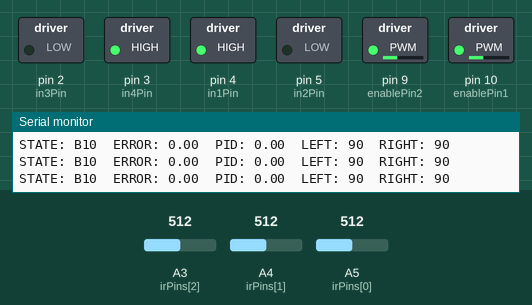
Bench run of a sketch on a simulated Arduino Uno, built with avr-gcc and run on an emulated ATmega328P. On the bench: switched loads named in the sketch (green lamp = pin HIGH), the last lines printed to the serial monitor. The inputs (shaded band) are chosen by the test bench; at power-on: A3 (irPins[2]) = 512, A4 (irPins[1]) = 512, A5 (irPins[0]) = 512.

Above: at 1.2 s.
1.3 s: A3 (irPins[2]) set to 553
4.3 s: A3 (irPins[2]) set to 579
At 5.3 s:
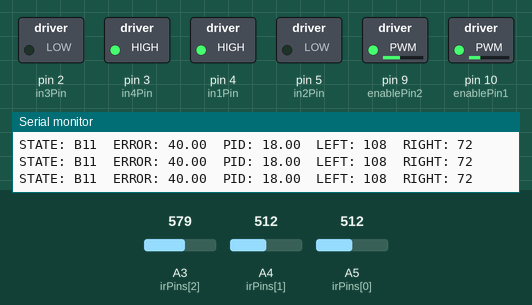
5.9 s: A4 (irPins[1]) set to 475
8.9 s: A4 (irPins[1]) set to 450
At 9.3 s:
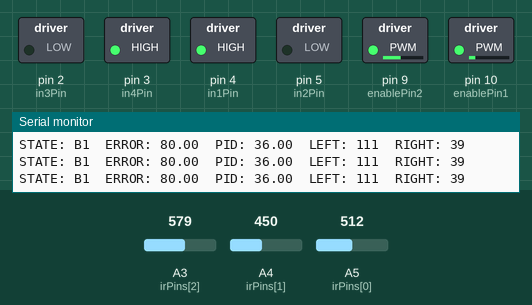
10.5 s: A4 (irPins[1]) set to 511
At 10.59 s:
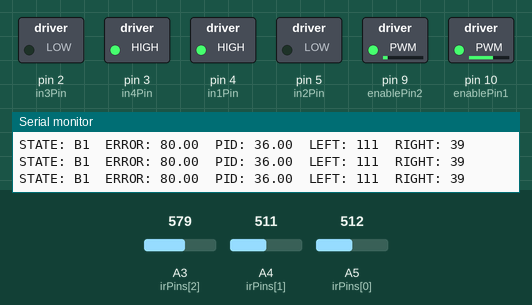
12.1 s: A5 (irPins[0]) set to 623
15.1 s: A5 (irPins[0]) set to 649
At 15.9 s:
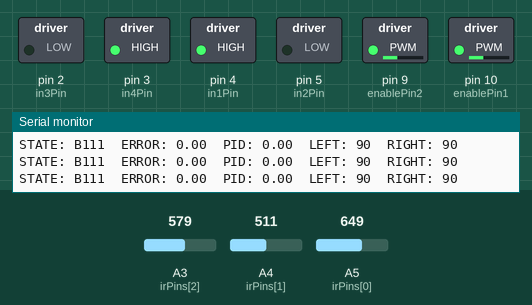
Timing chart, 0 to 18.1 s (numbered marks = the images above; inputs shaded):
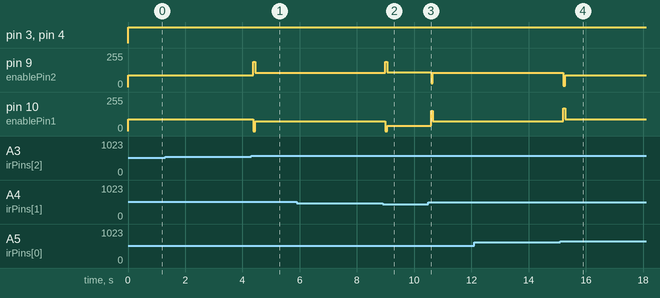

The sketch:

Lab0_IR_Tracking_Car_Project.ino
```cpp
/*
====================================================
三路红外循迹小车（PID高速灵敏版）
B000 ~ B111 状态机 + PID

优化内容：
1. 直线稳定
2. 转弯更灵敏
3. 大弯不冲线
4. 支持急弯/U弯
5. 保留状态机风格
6. 使用大范围 error
====================================================
*/

/*
====================================================
电机PWM引脚
====================================================
*/

int enablePin1 = 10;   // 右电机PWM
int enablePin2 = 9;    // 左电机PWM

/*
====================================================
电机方向引脚
====================================================
*/

int in1Pin = 4;   // 右电机方向1
int in2Pin = 5;   // 右电机方向2

int in3Pin = 2;   // 左电机方向1
int in4Pin = 3;   // 左电机方向2

/*
====================================================
红外引脚
左 中 右
====================================================
*/

const int irPins[3] = {A5, A4, A3};

/*
====================================================
threshold
根据你的实际传感器调节
====================================================
*/

int thresholds[3] =
{
    640,
    460,
    570
};

/*
====================================================
传感器状态
====================================================
*/

int irSensorDigital[3];
int irSensors = B000;

/*
====================================================
基础速度
====================================================
*/

int baseSpeed = 90;

/*
====================================================
PID参数
====================================================
*/

float Kp = 0.45;
float Ki = 0.00;
float Kd = 2.0;

/*
====================================================
PID变量
====================================================
*/

float error = 0;
float lastError = 0;

float integral = 0;
float derivative = 0;

float pid = 0;

/*
====================================================
电机速度
====================================================
*/

int leftMotorSpeed = 0;
int rightMotorSpeed = 0;

/*
====================================================
初始化
====================================================
*/

void setup()
{
    Serial.begin(9600);

    pinMode(enablePin1, OUTPUT);
    pinMode(enablePin2, OUTPUT);

    pinMode(in1Pin, OUTPUT);
    pinMode(in2Pin, OUTPUT);

    pinMode(in3Pin, OUTPUT);
    pinMode(in4Pin, OUTPUT);
}

/*
====================================================
主循环
====================================================
*/

void loop()
{
    Scan();

    CalculateError();

    PID_Control();

    Drive(leftMotorSpeed, rightMotorSpeed);

    delay(2);
}

/*
====================================================
扫描红外
====================================================
*/

void Scan()
{
    irSensors = B000;

    for (int i = 0; i < 3; i++)
    {
        int sensorValue =
            analogRead(irPins[i]);

        /*
        ====================================================
        黑线 = 1
        ====================================================
        */

        if (sensorValue >= thresholds[i])
        {
            irSensorDigital[i] = 1;
        }
        else
        {
            irSensorDigital[i] = 0;
        }

        /*
        ====================================================
        左中右
        ====================================================
        */

        int b = 2 - i;

        irSensors =
            irSensors +
            (irSensorDigital[i] << b);
    }

    /*
    ====================================================
    串口输出
    ====================================================
    */

    Serial.print("STATE: B");
    Serial.print(irSensors, BIN);

    Serial.print("  ERROR: ");
    Serial.print(error);

    Serial.print("  PID: ");
    Serial.print(pid);

    Serial.print("  LEFT: ");
    Serial.print(leftMotorSpeed);

    Serial.print("  RIGHT: ");
    Serial.println(rightMotorSpeed);
}

/*
====================================================
根据状态生成误差
====================================================
*/

void CalculateError()
{
    switch(irSensors)
    {

        /*
        ====================================================
        正中间
        ====================================================
        */

        case B010:

            error = 0;
            break;

        /*
        ====================================================
        微左
        ====================================================
        */

        case B110:

            error = -40;
            break;

        /*
        ====================================================
        大左
        ====================================================
        */

        case B100:

            error = -80;
            break;

        /*
        ====================================================
        微右
        ====================================================
        */

        case B011:

            error = 40;
            break;

        /*
        ====================================================
        大右
        ====================================================
        */

        case B001:

            error = 80;
            break;

        /*
        ====================================================
        丢线
        ====================================================
        */

        case B000:

            if (lastError < 0)
            {
                error = -130;
            }
            else
            {
                error = 130;
            }

            break;

        /*
        ====================================================
        十字路口
        ====================================================
        */

        case B111:

            error = 0;
            break;

        /*
        ====================================================
        默认
        ====================================================
        */

        default:

            error = lastError;
    }
}

/*
====================================================
PID控制
====================================================
*/

void PID_Control()
{
    /*
    ====================================================
    PID计算
    ====================================================
    */

    integral =
        integral + error;

    /*
    ====================================================
    防积分爆炸
    ====================================================
    */

    integral =
        constrain(integral, -300, 300);

    derivative =
        error - lastError;

    pid =
        (Kp * error) +
        (Ki * integral) +
        (Kd * derivative);

    lastError = error;

    /*
    ====================================================
    动态速度
    大弯自动减速
    ====================================================
    */

    int currentBaseSpeed;

    if (abs(error) >= 80)
    {
        currentBaseSpeed = 75;
    }
    else
    {
        currentBaseSpeed = baseSpeed;
    }

    /*
    ====================================================
    计算左右轮速度
    ====================================================
    */

    leftMotorSpeed =
        currentBaseSpeed + pid;

    rightMotorSpeed =
        currentBaseSpeed - pid;

    /*
    ====================================================
    限幅
    ====================================================
    */

    leftMotorSpeed =
        constrain(leftMotorSpeed, 0, 255);

    rightMotorSpeed =
        constrain(rightMotorSpeed, 0, 255);
}

/*
====================================================
驱动电机
====================================================
*/

void Drive(int leftSpeed, int rightSpeed)
{
    /*
    ====================================================
    右电机
    ====================================================
    */

    analogWrite(enablePin1, rightSpeed);

    digitalWrite(in1Pin, HIGH);
    digitalWrite(in2Pin, LOW);

    /*
    ====================================================
    左电机
    ====================================================
    */

    analogWrite(enablePin2, leftSpeed);

    digitalWrite(in3Pin, LOW);
    digitalWrite(in4Pin, HIGH);
}
```

Measured:
- the behaviour switches between 639 and 640 on A5 (irPins[0]) (found by bisection; images 3 and 4)
- after the input at 4.3 s, pin 9 (enablePin2): 90/255 → 188/255 after 0.08 s, → 108/255 0.06 s later; pin 10 (enablePin1): 90/255 → 0/255 after 0.08 s, → 72/255 0.06 s later
- after the input at 8.9 s, pin 9 (enablePin2): 108/255 → 191/255 after 0.09 s, → 111/255 0.06 s later; pin 10 (enablePin1): 72/255 → 0/255 after 0.09 s, → 39/255 0.06 s later
- after the input at 10.5 s, pin 9 (enablePin2): 111/255 → 28/255 after 0.09 s, → 108/255 0.06 s later; pin 10 (enablePin1): 39/255 → 152/255 after 0.09 s, → 72/255 0.06 s later
- after the input at 15.1 s, pin 9 (enablePin2): 108/255 → 10/255 after 0.11 s, → 90/255 0.06 s later; pin 10 (enablePin1): 72/255 → 170/255 after 0.11 s, → 90/255 0.06 s later
